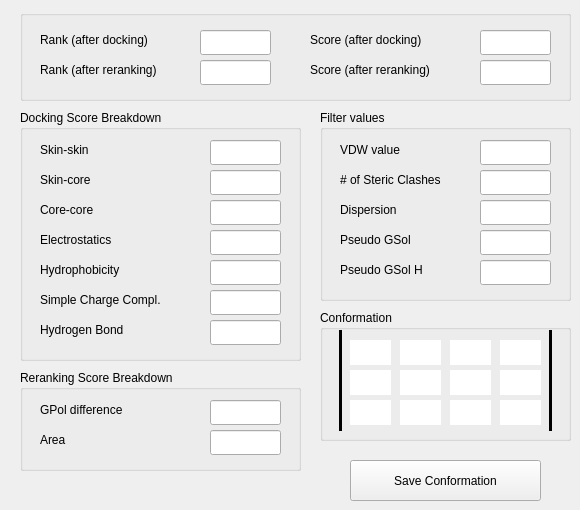
     <widget class="QWidget" name="tab_4">
      <attribute name="title">
       <string>Score details</string>
      </attribute>
      <widget class="QGroupBox" name="groupBox_11">
       <property name="geometry">
        <rect>
         <x>20</x>
         <y>10</y>
         <width>551</width>
         <height>91</height>
        </rect>
       </property>
       <property name="sizePolicy">
        <sizepolicy hsizetype="Fixed" vsizetype="Fixed">
         <horstretch>0</horstretch>
         <verstretch>0</verstretch>
        </sizepolicy>
       </property>
       <property name="title">
        <string/>
       </property>
       <widget class="QLineEdit" name="indivScoreTextBox_2">
        <property name="geometry">
         <rect>
          <x>460</x>
          <y>50</y>
          <width>71</width>
          <height>25</height>
         </rect>
        </property>
        <property name="sizePolicy">
         <sizepolicy hsizetype="Fixed" vsizetype="Fixed">
          <horstretch>0</horstretch>
          <verstretch>0</verstretch>
         </sizepolicy>
        </property>
        <property name="inputMask">
         <string/>
        </property>
        <property name="maxLength">
         <number>6</number>
        </property>
        <property name="readOnly">
         <bool>true</bool>
        </property>
       </widget>
       <widget class="QLabel" name="label_52">
        <property name="geometry">
         <rect>
          <x>290</x>
          <y>20</y>
          <width>161</width>
          <height>20</height>
         </rect>
        </property>
        <property name="text">
         <string>Score (after docking)</string>
        </property>
       </widget>
       <widget class="QLabel" name="label_50">
        <property name="geometry">
         <rect>
          <x>20</x>
          <y>20</y>
          <width>151</width>
          <height>20</height>
         </rect>
        </property>
        <property name="text">
         <string>Rank (after docking)</string>
        </property>
       </widget>
       <widget class="QLineEdit" name="indivRankTextBox">
        <property name="geometry">
         <rect>
          <x>180</x>
          <y>20</y>
          <width>71</width>
          <height>25</height>
         </rect>
        </property>
        <property name="sizePolicy">
         <sizepolicy hsizetype="Fixed" vsizetype="Fixed">
          <horstretch>0</horstretch>
          <verstretch>0</verstretch>
         </sizepolicy>
        </property>
        <property name="inputMask">
         <string/>
        </property>
        <property name="maxLength">
         <number>6</number>
        </property>
        <property name="readOnly">
         <bool>true</bool>
        </property>
       </widget>
       <widget class="QLabel" name="label_51">
        <property name="geometry">
         <rect>
          <x>20</x>
          <y>50</y>
          <width>151</width>
          <height>20</height>
         </rect>
        </property>
        <property name="text">
         <string>Rank (after reranking)</string>
        </property>
       </widget>
       <widget class="QLineEdit" name="indivRankTextBox_2">
        <property name="geometry">
         <rect>
          <x>180</x>
          <y>50</y>
          <width>71</width>
          <height>25</height>
         </rect>
        </property>
        <property name="sizePolicy">
         <sizepolicy hsizetype="Fixed" vsizetype="Fixed">
          <horstretch>0</horstretch>
          <verstretch>0</verstretch>
         </sizepolicy>
        </property>
        <property name="inputMask">
         <string/>
        </property>
        <property name="maxLength">
         <number>6</number>
        </property>
        <property name="readOnly">
         <bool>true</bool>
        </property>
       </widget>
       <widget class="QLineEdit" name="indivScoreTextBox">
        <property name="geometry">
         <rect>
          <x>460</x>
          <y>20</y>
          <width>71</width>
          <height>25</height>
         </rect>
        </property>
        <property name="sizePolicy">
         <sizepolicy hsizetype="Fixed" vsizetype="Fixed">
          <horstretch>0</horstretch>
          <verstretch>0</verstretch>
         </sizepolicy>
        </property>
        <property name="inputMask">
         <string/>
        </property>
        <property name="maxLength">
         <number>6</number>
        </property>
        <property name="readOnly">
         <bool>true</bool>
        </property>
       </widget>
       <widget class="QLabel" name="label_53">
        <property name="geometry">
         <rect>
          <x>290</x>
          <y>50</y>
          <width>161</width>
          <height>20</height>
         </rect>
        </property>
        <property name="text">
         <string>Score (after reranking)</string>
        </property>
       </widget>
      </widget>
      <widget class="QGroupBox" name="groupBox_12">
       <property name="geometry">
        <rect>
         <x>20</x>
         <y>110</y>
         <width>281</width>
         <height>251</height>
        </rect>
       </property>
       <property name="sizePolicy">
        <sizepolicy hsizetype="Fixed" vsizetype="Fixed">
         <horstretch>0</horstretch>
         <verstretch>0</verstretch>
        </sizepolicy>
       </property>
       <property name="title">
        <string>Docking Score Breakdown</string>
       </property>
       <widget class="QLineEdit" name="indivHbondScoreTextBox">
        <property name="geometry">
         <rect>
          <x>190</x>
          <y>210</y>
          <width>71</width>
          <height>25</height>
         </rect>
        </property>
        <property name="sizePolicy">
         <sizepolicy hsizetype="Fixed" vsizetype="Fixed">
          <horstretch>0</horstretch>
          <verstretch>0</verstretch>
         </sizepolicy>
        </property>
        <property name="inputMask">
         <string/>
        </property>
        <property name="maxLength">
         <number>6</number>
        </property>
        <property name="readOnly">
         <bool>true</bool>
        </property>
       </widget>
       <widget class="QLineEdit" name="indivHydroScoreTextBox">
        <property name="geometry">
         <rect>
          <x>190</x>
          <y>150</y>
          <width>71</width>
          <height>25</height>
         </rect>
        </property>
        <property name="sizePolicy">
         <sizepolicy hsizetype="Fixed" vsizetype="Fixed">
          <horstretch>0</horstretch>
          <verstretch>0</verstretch>
         </sizepolicy>
        </property>
        <property name="inputMask">
         <string/>
        </property>
        <property name="maxLength">
         <number>6</number>
        </property>
        <property name="readOnly">
         <bool>true</bool>
        </property>
       </widget>
       <widget class="QLineEdit" name="indivElecScoreTextBox">
        <property name="geometry">
         <rect>
          <x>190</x>
          <y>120</y>
          <width>71</width>
          <height>25</height>
         </rect>
        </property>
        <property name="sizePolicy">
         <sizepolicy hsizetype="Fixed" vsizetype="Fixed">
          <horstretch>0</horstretch>
          <verstretch>0</verstretch>
         </sizepolicy>
        </property>
        <property name="inputMask">
         <string/>
        </property>
        <property name="maxLength">
         <number>6</number>
        </property>
        <property name="readOnly">
         <bool>true</bool>
        </property>
       </widget>
       <widget class="QLineEdit" name="indivSSScoreTextBox">
        <property name="geometry">
         <rect>
          <x>190</x>
          <y>30</y>
          <width>71</width>
          <height>25</height>
         </rect>
        </property>
        <property name="sizePolicy">
         <sizepolicy hsizetype="Fixed" vsizetype="Fixed">
          <horstretch>0</horstretch>
          <verstretch>0</verstretch>
         </sizepolicy>
        </property>
        <property name="inputMask">
         <string/>
        </property>
        <property name="maxLength">
         <number>6</number>
        </property>
        <property name="readOnly">
         <bool>true</bool>
        </property>
       </widget>
       <widget class="QLabel" name="label_58">
        <property name="geometry">
         <rect>
          <x>20</x>
          <y>180</y>
          <width>161</width>
          <height>20</height>
         </rect>
        </property>
        <property name="text">
         <string>Simple Charge Compl.</string>
        </property>
       </widget>
       <widget class="QLabel" name="label_55">
        <property name="geometry">
         <rect>
          <x>20</x>
          <y>60</y>
          <width>161</width>
          <height>20</height>
         </rect>
        </property>
        <property name="text">
         <string>Skin-core</string>
        </property>
       </widget>
       <widget class="QLineEdit" name="indivSccScoreTextBox">
        <property name="geometry">
         <rect>
          <x>190</x>
          <y>180</y>
          <width>71</width>
          <height>25</height>
         </rect>
        </property>
        <property name="sizePolicy">
         <sizepolicy hsizetype="Fixed" vsizetype="Fixed">
          <horstretch>0</horstretch>
          <verstretch>0</verstretch>
         </sizepolicy>
        </property>
        <property name="inputMask">
         <string/>
        </property>
        <property name="maxLength">
         <number>6</number>
        </property>
        <property name="readOnly">
         <bool>true</bool>
        </property>
       </widget>
       <widget class="QLineEdit" name="indivSCScoreTextBox">
        <property name="geometry">
         <rect>
          <x>190</x>
          <y>60</y>
          <width>71</width>
          <height>25</height>
         </rect>
        </property>
        <property name="sizePolicy">
         <sizepolicy hsizetype="Fixed" vsizetype="Fixed">
          <horstretch>0</horstretch>
          <verstretch>0</verstretch>
         </sizepolicy>
        </property>
        <property name="inputMask">
         <string/>
        </property>
        <property name="maxLength">
         <number>6</number>
        </property>
        <property name="readOnly">
         <bool>true</bool>
        </property>
       </widget>
       <widget class="QLabel" name="label_54">
        <property name="geometry">
         <rect>
          <x>20</x>
          <y>30</y>
          <width>161</width>
          <height>20</height>
         </rect>
        </property>
        <property name="text">
         <string>Skin-skin</string>
        </property>
       </widget>
       <widget class="QLabel" name="label_57">
        <property name="geometry">
         <rect>
          <x>20</x>
          <y>150</y>
          <width>161</width>
          <height>20</height>
         </rect>
        </property>
        <property name="text">
         <string>Hydrophobicity</string>
        </property>
       </widget>
       <widget class="QLabel" name="label_56">
        <property name="geometry">
         <rect>
          <x>20</x>
          <y>120</y>
          <width>161</width>
          <height>20</height>
         </rect>
        </property>
        <property name="text">
         <string>Electrostatics</string>
        </property>
       </widget>
       <widget class="QLabel" name="label_59">
        <property name="geometry">
         <rect>
          <x>20</x>
          <y>210</y>
          <width>161</width>
          <height>20</height>
         </rect>
        </property>
        <property name="text">
         <string>Hydrogen Bond</string>
        </property>
       </widget>
       <widget class="QLabel" name="label_84">
        <property name="geometry">
         <rect>
          <x>20</x>
          <y>90</y>
          <width>161</width>
          <height>20</height>
         </rect>
        </property>
        <property name="text">
         <string>Core-core</string>
        </property>
       </widget>
       <widget class="QLineEdit" name="indivCCScoreTextBox">
        <property name="geometry">
         <rect>
          <x>190</x>
          <y>90</y>
          <width>71</width>
          <height>25</height>
         </rect>
        </property>
        <property name="sizePolicy">
         <sizepolicy hsizetype="Fixed" vsizetype="Fixed">
          <horstretch>0</horstretch>
          <verstretch>0</verstretch>
         </sizepolicy>
        </property>
        <property name="inputMask">
         <string/>
        </property>
        <property name="maxLength">
         <number>6</number>
        </property>
        <property name="readOnly">
         <bool>true</bool>
        </property>
       </widget>
      </widget>
      <widget class="QGroupBox" name="groupBox_13">
       <property name="geometry">
        <rect>
         <x>320</x>
         <y>110</y>
         <width>251</width>
         <height>191</height>
        </rect>
       </property>
       <property name="sizePolicy">
        <sizepolicy hsizetype="Fixed" vsizetype="Fixed">
         <horstretch>0</horstretch>
         <verstretch>0</verstretch>
        </sizepolicy>
       </property>
       <property name="title">
        <string>Filter values</string>
       </property>
       <widget class="QLabel" name="label_60">
        <property name="geometry">
         <rect>
          <x>20</x>
          <y>30</y>
          <width>131</width>
          <height>20</height>
         </rect>
        </property>
        <property name="text">
         <string>VDW value</string>
        </property>
       </widget>
       <widget class="QLineEdit" name="indivVDWScoreTextBox">
        <property name="geometry">
         <rect>
          <x>160</x>
          <y>30</y>
          <width>71</width>
          <height>25</height>
         </rect>
        </property>
        <property name="sizePolicy">
         <sizepolicy hsizetype="Fixed" vsizetype="Fixed">
          <horstretch>0</horstretch>
          <verstretch>0</verstretch>
         </sizepolicy>
        </property>
        <property name="inputMask">
         <string/>
        </property>
        <property name="maxLength">
         <number>6</number>
        </property>
        <property name="readOnly">
         <bool>true</bool>
        </property>
       </widget>
       <widget class="QLabel" name="label_61">
        <property name="geometry">
         <rect>
          <x>20</x>
          <y>60</y>
          <width>131</width>
          <height>20</height>
         </rect>
        </property>
        <property name="text">
         <string># of Steric Clashes</string>
        </property>
       </widget>
       <widget class="QLineEdit" name="indivClashScoreTextBox">
        <property name="geometry">
         <rect>
          <x>160</x>
          <y>60</y>
          <width>71</width>
          <height>25</height>
         </rect>
        </property>
        <property name="sizePolicy">
         <sizepolicy hsizetype="Fixed" vsizetype="Fixed">
          <horstretch>0</horstretch>
          <verstretch>0</verstretch>
         </sizepolicy>
        </property>
        <property name="inputMask">
         <string/>
        </property>
        <property name="maxLength">
         <number>6</number>
        </property>
        <property name="readOnly">
         <bool>true</bool>
        </property>
       </widget>
       <widget class="QLabel" name="label_62">
        <property name="geometry">
         <rect>
          <x>20</x>
          <y>90</y>
          <width>131</width>
          <height>20</height>
         </rect>
        </property>
        <property name="text">
         <string>Dispersion</string>
        </property>
       </widget>
       <widget class="QLineEdit" name="indivDispScoreTextBox">
        <property name="geometry">
         <rect>
          <x>160</x>
          <y>90</y>
          <width>71</width>
          <height>25</height>
         </rect>
        </property>
        <property name="sizePolicy">
         <sizepolicy hsizetype="Fixed" vsizetype="Fixed">
          <horstretch>0</horstretch>
          <verstretch>0</verstretch>
         </sizepolicy>
        </property>
        <property name="inputMask">
         <string/>
        </property>
        <property name="maxLength">
         <number>6</number>
        </property>
        <property name="readOnly">
         <bool>true</bool>
        </property>
       </widget>
       <widget class="QLineEdit" name="indivPgsolScoreTextBox">
        <property name="geometry">
         <rect>
          <x>160</x>
          <y>120</y>
          <width>71</width>
          <height>25</height>
         </rect>
        </property>
        <property name="sizePolicy">
         <sizepolicy hsizetype="Fixed" vsizetype="Fixed">
          <horstretch>0</horstretch>
          <verstretch>0</verstretch>
         </sizepolicy>
        </property>
        <property name="inputMask">
         <string/>
        </property>
        <property name="maxLength">
         <number>6</number>
        </property>
        <property name="readOnly">
         <bool>true</bool>
        </property>
       </widget>
       <widget class="QLabel" name="label_63">
        <property name="geometry">
         <rect>
          <x>20</x>
          <y>120</y>
          <width>131</width>
          <height>20</height>
         </rect>
        </property>
        <property name="text">
         <string>Pseudo GSol</string>
        </property>
       </widget>
       <widget class="QLabel" name="label_64">
        <property name="geometry">
         <rect>
          <x>20</x>
          <y>150</y>
          <width>131</width>
          <height>20</height>
         </rect>
        </property>
        <property name="text">
         <string>Pseudo GSol H</string>
        </property>
       </widget>
       <widget class="QLineEdit" name="indivPgsolHScoreTextBox">
        <property name="geometry">
         <rect>
          <x>160</x>
          <y>150</y>
          <width>71</width>
          <height>25</height>
         </rect>
        </property>
        <property name="sizePolicy">
         <sizepolicy hsizetype="Fixed" vsizetype="Fixed">
          <horstretch>0</horstretch>
          <verstretch>0</verstretch>
         </sizepolicy>
        </property>
        <property name="inputMask">
         <string/>
        </property>
        <property name="maxLength">
         <number>6</number>
        </property>
        <property name="readOnly">
         <bool>true</bool>
        </property>
       </widget>
      </widget>
      <widget class="QGroupBox" name="groupBox_14">
       <property name="geometry">
        <rect>
         <x>320</x>
         <y>310</y>
         <width>251</width>
         <height>131</height>
        </rect>
       </property>
       <property name="sizePolicy">
        <sizepolicy hsizetype="Fixed" vsizetype="Fixed">
         <horstretch>0</horstretch>
         <verstretch>0</verstretch>
        </sizepolicy>
       </property>
       <property name="title">
        <string>Conformation</string>
       </property>
       <widget class="QLineEdit" name="indivMat00">
        <property name="geometry">
         <rect>
          <x>30</x>
          <y>30</y>
          <width>41</width>
          <height>25</height>
         </rect>
        </property>
        <property name="sizePolicy">
         <sizepolicy hsizetype="Fixed" vsizetype="Fixed">
          <horstretch>0</horstretch>
          <verstretch>0</verstretch>
         </sizepolicy>
        </property>
        <property name="acceptDrops">
         <bool>false</bool>
        </property>
        <property name="inputMask">
         <string/>
        </property>
        <property name="maxLength">
         <number>6</number>
        </property>
        <property name="frame">
         <bool>false</bool>
        </property>
        <property name="alignment">
         <set>Qt::AlignCenter</set>
        </property>
        <property name="readOnly">
         <bool>true</bool>
        </property>
       </widget>
       <widget class="QLineEdit" name="indivMat01">
        <property name="geometry">
         <rect>
          <x>80</x>
          <y>30</y>
          <width>41</width>
          <height>25</height>
         </rect>
        </property>
        <property name="sizePolicy">
         <sizepolicy hsizetype="Fixed" vsizetype="Fixed">
          <horstretch>0</horstretch>
          <verstretch>0</verstretch>
         </sizepolicy>
        </property>
        <property name="acceptDrops">
         <bool>false</bool>
        </property>
        <property name="inputMask">
         <string/>
        </property>
        <property name="maxLength">
         <number>6</number>
        </property>
        <property name="frame">
         <bool>false</bool>
        </property>
        <property name="alignment">
         <set>Qt::AlignCenter</set>
        </property>
        <property name="readOnly">
         <bool>true</bool>
        </property>
       </widget>
       <widget class="QLineEdit" name="indivMat02">
        <property name="geometry">
         <rect>
          <x>130</x>
          <y>30</y>
          <width>41</width>
          <height>25</height>
         </rect>
        </property>
        <property name="sizePolicy">
         <sizepolicy hsizetype="Fixed" vsizetype="Fixed">
          <horstretch>0</horstretch>
          <verstretch>0</verstretch>
         </sizepolicy>
        </property>
        <property name="acceptDrops">
         <bool>false</bool>
        </property>
        <property name="inputMask">
         <string/>
        </property>
        <property name="maxLength">
         <number>6</number>
        </property>
        <property name="frame">
         <bool>false</bool>
        </property>
        <property name="alignment">
         <set>Qt::AlignCenter</set>
        </property>
        <property name="readOnly">
         <bool>true</bool>
        </property>
       </widget>
       <widget class="QLineEdit" name="indivMat03">
        <property name="geometry">
         <rect>
          <x>180</x>
          <y>30</y>
          <width>41</width>
          <height>25</height>
         </rect>
        </property>
        <property name="sizePolicy">
         <sizepolicy hsizetype="Fixed" vsizetype="Fixed">
          <horstretch>0</horstretch>
          <verstretch>0</verstretch>
         </sizepolicy>
        </property>
        <property name="acceptDrops">
         <bool>false</bool>
        </property>
        <property name="inputMask">
         <string/>
        </property>
        <property name="maxLength">
         <number>6</number>
        </property>
        <property name="frame">
         <bool>false</bool>
        </property>
        <property name="alignment">
         <set>Qt::AlignCenter</set>
        </property>
        <property name="readOnly">
         <bool>true</bool>
        </property>
       </widget>
       <widget class="QLineEdit" name="indivMat04">
        <property name="geometry">
         <rect>
          <x>30</x>
          <y>60</y>
          <width>41</width>
          <height>25</height>
         </rect>
        </property>
        <property name="sizePolicy">
         <sizepolicy hsizetype="Fixed" vsizetype="Fixed">
          <horstretch>0</horstretch>
          <verstretch>0</verstretch>
         </sizepolicy>
        </property>
        <property name="acceptDrops">
         <bool>false</bool>
        </property>
        <property name="inputMask">
         <string/>
        </property>
        <property name="maxLength">
         <number>6</number>
        </property>
        <property name="frame">
         <bool>false</bool>
        </property>
        <property name="alignment">
         <set>Qt::AlignCenter</set>
        </property>
        <property name="readOnly">
         <bool>true</bool>
        </property>
       </widget>
       <widget class="QLineEdit" name="indivMat05">
        <property name="geometry">
         <rect>
          <x>80</x>
          <y>60</y>
          <width>41</width>
          <height>25</height>
         </rect>
        </property>
        <property name="sizePolicy">
         <sizepolicy hsizetype="Fixed" vsizetype="Fixed">
          <horstretch>0</horstretch>
          <verstretch>0</verstretch>
         </sizepolicy>
        </property>
        <property name="acceptDrops">
         <bool>false</bool>
        </property>
        <property name="inputMask">
         <string/>
        </property>
        <property name="maxLength">
         <number>6</number>
        </property>
        <property name="frame">
         <bool>false</bool>
        </property>
        <property name="alignment">
         <set>Qt::AlignCenter</set>
        </property>
        <property name="readOnly">
         <bool>true</bool>
        </property>
       </widget>
       <widget class="QLineEdit" name="indivMat06">
        <property name="geometry">
         <rect>
          <x>130</x>
          <y>60</y>
          <width>41</width>
          <height>25</height>
         </rect>
        </property>
        <property name="sizePolicy">
         <sizepolicy hsizetype="Fixed" vsizetype="Fixed">
          <horstretch>0</horstretch>
          <verstretch>0</verstretch>
         </sizepolicy>
        </property>
        <property name="acceptDrops">
         <bool>false</bool>
        </property>
        <property name="inputMask">
         <string/>
        </property>
        <property name="maxLength">
         <number>6</number>
        </property>
        <property name="frame">
         <bool>false</bool>
        </property>
        <property name="alignment">
         <set>Qt::AlignCenter</set>
        </property>
        <property name="readOnly">
         <bool>true</bool>
        </property>
       </widget>
       <widget class="QLineEdit" name="indivMat07">
        <property name="geometry">
         <rect>
          <x>180</x>
          <y>60</y>
          <width>41</width>
          <height>25</height>
         </rect>
        </property>
        <property name="sizePolicy">
         <sizepolicy hsizetype="Fixed" vsizetype="Fixed">
          <horstretch>0</horstretch>
          <verstretch>0</verstretch>
         </sizepolicy>
        </property>
        <property name="acceptDrops">
         <bool>false</bool>
        </property>
        <property name="inputMask">
         <string/>
        </property>
        <property name="maxLength">
         <number>6</number>
        </property>
        <property name="frame">
         <bool>false</bool>
        </property>
        <property name="alignment">
         <set>Qt::AlignCenter</set>
        </property>
        <property name="readOnly">
         <bool>true</bool>
        </property>
       </widget>
       <widget class="QLineEdit" name="indivMat08">
        <property name="geometry">
         <rect>
          <x>30</x>
          <y>90</y>
          <width>41</width>
          <height>25</height>
         </rect>
        </property>
        <property name="sizePolicy">
         <sizepolicy hsizetype="Fixed" vsizetype="Fixed">
          <horstretch>0</horstretch>
          <verstretch>0</verstretch>
         </sizepolicy>
        </property>
        <property name="acceptDrops">
         <bool>false</bool>
        </property>
        <property name="inputMask">
         <string/>
        </property>
        <property name="maxLength">
         <number>6</number>
        </property>
        <property name="frame">
         <bool>false</bool>
        </property>
        <property name="alignment">
         <set>Qt::AlignCenter</set>
        </property>
        <property name="readOnly">
         <bool>true</bool>
        </property>
       </widget>
       <widget class="QLineEdit" name="indivMat09">
        <property name="geometry">
         <rect>
          <x>80</x>
          <y>90</y>
          <width>41</width>
          <height>25</height>
         </rect>
        </property>
        <property name="sizePolicy">
         <sizepolicy hsizetype="Fixed" vsizetype="Fixed">
          <horstretch>0</horstretch>
          <verstretch>0</verstretch>
         </sizepolicy>
        </property>
        <property name="acceptDrops">
         <bool>false</bool>
        </property>
        <property name="inputMask">
         <string/>
        </property>
        <property name="maxLength">
         <number>6</number>
        </property>
        <property name="frame">
         <bool>false</bool>
        </property>
        <property name="alignment">
         <set>Qt::AlignCenter</set>
        </property>
        <property name="readOnly">
         <bool>true</bool>
        </property>
       </widget>
       <widget class="QLineEdit" name="indivMat10">
        <property name="geometry">
         <rect>
          <x>130</x>
          <y>90</y>
          <width>41</width>
          <height>25</height>
         </rect>
        </property>
        <property name="sizePolicy">
         <sizepolicy hsizetype="Fixed" vsizetype="Fixed">
          <horstretch>0</horstretch>
          <verstretch>0</verstretch>
         </sizepolicy>
        </property>
        <property name="acceptDrops">
         <bool>false</bool>
        </property>
        <property name="inputMask">
         <string/>
        </property>
        <property name="maxLength">
         <number>6</number>
        </property>
        <property name="frame">
         <bool>false</bool>
        </property>
        <property name="alignment">
         <set>Qt::AlignCenter</set>
        </property>
        <property name="readOnly">
         <bool>true</bool>
        </property>
       </widget>
       <widget class="QLineEdit" name="indivMat11">
        <property name="geometry">
         <rect>
          <x>180</x>
          <y>90</y>
          <width>41</width>
          <height>25</height>
         </rect>
        </property>
        <property name="sizePolicy">
         <sizepolicy hsizetype="Fixed" vsizetype="Fixed">
          <horstretch>0</horstretch>
          <verstretch>0</verstretch>
         </sizepolicy>
        </property>
        <property name="acceptDrops">
         <bool>false</bool>
        </property>
        <property name="inputMask">
         <string/>
        </property>
        <property name="maxLength">
         <number>6</number>
        </property>
        <property name="frame">
         <bool>false</bool>
        </property>
        <property name="alignment">
         <set>Qt::AlignCenter</set>
        </property>
        <property name="readOnly">
         <bool>true</bool>
        </property>
       </widget>
       <widget class="Line" name="line_4">
        <property name="geometry">
         <rect>
          <x>10</x>
          <y>20</y>
          <width>20</width>
          <height>101</height>
         </rect>
        </property>
        <property name="frameShadow">
         <enum>QFrame::Plain</enum>
        </property>
        <property name="lineWidth">
         <number>3</number>
        </property>
        <property name="orientation">
         <enum>Qt::Vertical</enum>
        </property>
       </widget>
       <widget class="Line" name="line_5">
        <property name="geometry">
         <rect>
          <x>220</x>
          <y>20</y>
          <width>20</width>
          <height>101</height>
         </rect>
        </property>
        <property name="frameShadow">
         <enum>QFrame::Plain</enum>
        </property>
        <property name="lineWidth">
         <number>3</number>
        </property>
        <property name="orientation">
         <enum>Qt::Vertical</enum>
        </property>
       </widget>
      </widget>
      <widget class="QGroupBox" name="groupBox_15">
       <property name="geometry">
        <rect>
         <x>20</x>
         <y>370</y>
         <width>281</width>
         <height>101</height>
        </rect>
       </property>
       <property name="sizePolicy">
        <sizepolicy hsizetype="Fixed" vsizetype="Fixed">
         <horstretch>0</horstretch>
         <verstretch>0</verstretch>
        </sizepolicy>
       </property>
       <property name="title">
        <string>Reranking Score Breakdown</string>
       </property>
       <widget class="QLineEdit" name="indivDelGpolScoreTextBox">
        <property name="geometry">
         <rect>
          <x>190</x>
          <y>30</y>
          <width>71</width>
          <height>25</height>
         </rect>
        </property>
        <property name="sizePolicy">
         <sizepolicy hsizetype="Fixed" vsizetype="Fixed">
          <horstretch>0</horstretch>
          <verstretch>0</verstretch>
         </sizepolicy>
        </property>
        <property name="inputMask">
         <string/>
        </property>
        <property name="maxLength">
         <number>6</number>
        </property>
        <property name="readOnly">
         <bool>true</bool>
        </property>
       </widget>
       <widget class="QLabel" name="label_71">
        <property name="geometry">
         <rect>
          <x>20</x>
          <y>30</y>
          <width>161</width>
          <height>20</height>
         </rect>
        </property>
        <property name="text">
         <string>GPol difference</string>
        </property>
       </widget>
       <widget class="QLineEdit" name="indivAreaPropScoreTextBox">
        <property name="geometry">
         <rect>
          <x>190</x>
          <y>60</y>
          <width>71</width>
          <height>25</height>
         </rect>
        </property>
        <property name="sizePolicy">
         <sizepolicy hsizetype="Fixed" vsizetype="Fixed">
          <horstretch>0</horstretch>
          <verstretch>0</verstretch>
         </sizepolicy>
        </property>
        <property name="inputMask">
         <string/>
        </property>
        <property name="maxLength">
         <number>6</number>
        </property>
        <property name="readOnly">
         <bool>true</bool>
        </property>
       </widget>
       <widget class="QLabel" name="label_72">
        <property name="geometry">
         <rect>
          <x>20</x>
          <y>60</y>
          <width>161</width>
          <height>20</height>
         </rect>
        </property>
        <property name="text">
         <string>Area</string>
        </property>
       </widget>
      </widget>
      <widget class="QPushButton" name="saveConformationButton">
       <property name="geometry">
        <rect>
         <x>350</x>
         <y>460</y>
         <width>191</width>
         <height>41</height>
        </rect>
       </property>
       <property name="text">
        <string>Save Conformation</string>
       </property>
      </widget>
     </widget>
